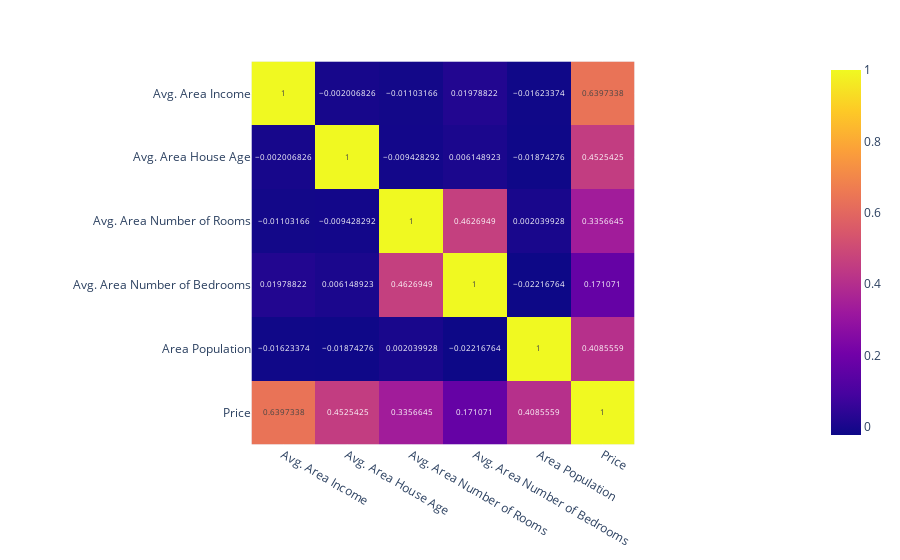

Notebook code cell kept with this figure:
### Code cell
fig = px.imshow(df_casas.corr(), text_auto=True)
fig.show()

### Figure 1 — Plotly figure (JSON) as saved in the notebook; plotly's stock layout.template omitted (floating-point values rounded to 4 significant figures)
{"data": [{"coloraxis": "coloraxis", "hovertemplate": "x: %{x}<br>y: %{y}<br>color: %{z}<extra></extra>", "name": "0", "texttemplate": "%{z}", "type": "heatmap", "x": ["Avg. Area Income", "Avg. Area House Age", "Avg. Area Number of Rooms", "Avg. Area Number of Bedrooms", "Area Population", "Price"], "xaxis": "x", "y": ["Avg. Area Income", "Avg. Area House Age", "Avg. Area Number of Rooms", "Avg. Area Number of Bedrooms", "Area Population", "Price"], "yaxis": "y", "z": [[1, -0.002007, -0.01103, 0.01979, -0.01623, 0.6397], [-0.002007, 1, -0.009428, 0.006149, -0.01874, 0.4525], [-0.01103, -0.009428, 1, 0.4627, 0.00204, 0.3357], [0.01979, 0.006149, 0.4627, 1, -0.02217, 0.1711], [-0.01623, -0.01874, 0.00204, -0.02217, 1, 0.4086], [0.6397, 0.4525, 0.3357, 0.1711, 0.4086, 1]]}], "layout": {"coloraxis": {"colorscale": [[0, "#0d0887"], [0.1111, "#46039f"], [0.2222, "#7201a8"], [0.3333, "#9c179e"], [0.4444, "#bd3786"], [0.5556, "#d8576b"], [0.6667, "#ed7953"], [0.7778, "#fb9f3a"], [0.8889, "#fdca26"], [1, "#f0f921"]]}, "margin": {"t": 60}, "xaxis": {"anchor": "y", "constrain": "domain", "domain": [0, 1], "scaleanchor": "y"}, "yaxis": {"anchor": "x", "autorange": "reversed", "constrain": "domain", "domain": [0, 1]}}}
